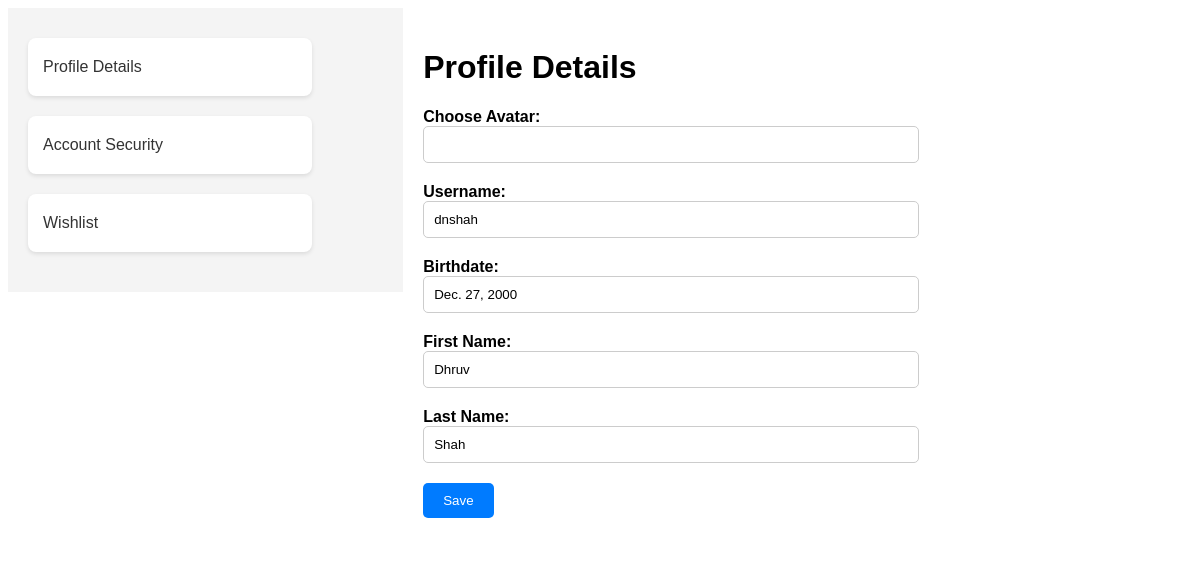
Screenshot of /userprofile/ (signed in) with the database file from the repository.
### CryptoCrackers/models.py (models this page shows, shortened)
class UserDetails(models.Model):
    username = models.CharField(max_length=255, unique=True)
    email = models.EmailField(max_length=255, unique=True)
    password = models.CharField(max_length=255,null=True, blank=True)
    first_name = models.CharField(max_length=255, null = True, blank=True)
    last_name = models.CharField(max_length=255, null = True, blank=True)
    date_of_birth = models.DateField(blank=True, null = True)
    id_image = models.ImageField(upload_to='id_images/', null=True, blank=True)
    wishlist=models.JSONField(default=list,blank=True)
    cryptocurrencies = models.JSONField(default=dict)

### CryptoCrackers/views.py (the view)
# urls.py: path('userprofile/', views.user_profile, name='profile'),
def user_profile(request):
    if request.method == 'POST':
        print(request.POST['avatar'])
        value = request.session.get('_user_id')
        user = UserDetails.objects.get(id=value)
        user.first_name = request.POST['firstname']
        user.username = request.POST['username']
        user.last_name = request.POST['lastname']
        user.save()
        return render(request, 'FrontEnd/profile.html', {'user': user})
    else:
        value = request.session.get('_user_id')
        user = UserDetails.objects.get(id=value)
        wish_list = user.wishlist
        return render(request, 'FrontEnd/profile.html', {'user': user, 'wish_list': wish_list})

### templates/FrontEnd/profile.html (shortened to what this page needs)
<!DOCTYPE html>
<html lang="en">
<head>
</head>
<body>
<main>
    <div class="profile-container">
        <div class="sidebar">
            <ul>
                <li><a href="javascript:void(0);" onclick="toggleSection('profile-details')">Profile Details</a></li>
                <li><a href="javascript:void(0);" onclick="toggleSection('account-security')">Account Security</a></li>
                <li><a href="javascript:void(0);" onclick="toggleSection('wishlist')">Wishlist</a></li>
            </ul>
        </div>
        <div class="content">
            <div id="profile-details" style="display: block;">
                <h1>Profile Details</h1>
                <form action="" method="post">
                    <div class="form-group">
                        <label for="avatar">Choose Avatar:</label>
                        <input type="text" id="avatar" name="avatar">
                    </div>
                    <div class="form-group">
                        <label for="username">Username:</label>
                        <input type="text" value="{{ user.username }}" id="username" name="username">
                    </div>
                    <div class="form-group">
                        <label for="birthdate">Birthdate:</label>
                        <input type="text" value="{{ user.date_of_birth }}" id="birthdate" name="birthdate">
                    </div>
                    <div class="form-group">
                        <label for="firstname">First Name:</label>
                        <input type="text" value="{{ user.first_name }}" id="firstname" name="firstname">
                    </div>
                    <div class="form-group">
                        <label for="lastname">Last Name:</label>
                        <input type="text" value="{{ user.last_name }}" id="lastname" name="lastname">
                    </div>
                    <button class="save-button" type="submit">Save</button>
                </form>
            </div>
     </div>
    </div>
</main>
</body>
</html>

### templates/FrontEnd/profile.html (style rules this page uses)
body { font-family: Arial, sans-serif; }
.profile-container { display: flex; align-items: flex-start; }
.sidebar { width: 30%; padding: 20px; background-color: #f4f4f4; }
.content { width: 40%; padding: 20px; background-color: #fff; }
.sidebar ul { list-style-type: none; padding: 0; }
.sidebar li { margin-bottom: 20px; }
.sidebar a { text-decoration: none; color: #333; display: block; padding: 5px 0; }
.form-group { margin-bottom: 20px; }
.form-group label { display: block; font-weight: bold; }
.form-group input[type="text"], .form-group input[type="password"] { width: 100%; padding: 10px; border: 1px solid #ccc; border-radius: 5px; }
.save-button { background-color: #007bff; color: #fff; padding: 10px 20px; border: none; border-radius: 5px; cursor: pointer; }
ul { list-style-type: none; padding: 0; margin: 0; width: 80%; max-width: 400px; }
li { background-color: #fff; margin: 10px 0; padding: 15px; border-radius: 8px; box-shadow: 0 2px 4px rgba(0, 0, 0, 0.1); display: flex; justify-content: space-between; align-items: center; }
a { text-decoration: none; color: #3498db; }

### rows the page displays
UserDetails: username "dnshah", birthdate "Dec. 27, 2000", firstname "Dhruv", lastname "Shah"
